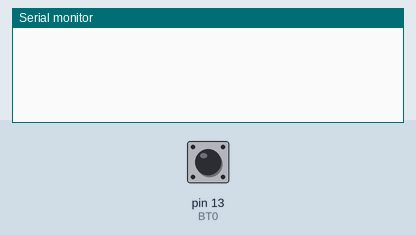
Recording of a sketch running on a simulated Arduino Uno, built with avr-gcc and run on an emulated ATmega328P. Parts: the last lines printed to the serial monitor. The test bench sets the inputs (shaded band); at power-on: pin 13 (BT0) HIGH.

Above: at 1.2 s.
1.3 s: pin 13 (BT0) pulled LOW for 0.15 s
At 2.6 s:
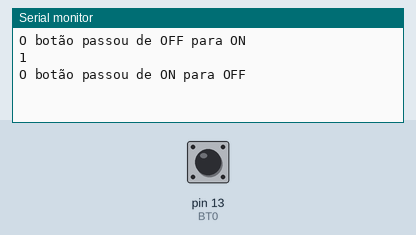
2.9 s: pin 13 (BT0) pulled LOW for 1 s
At 3.8 s:
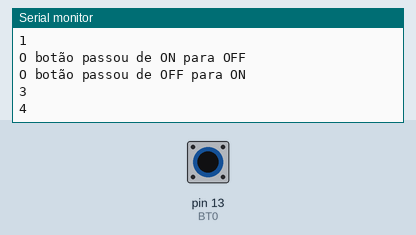
5.4 s: pin 13 (BT0) pulled LOW for 0.15 s
At 7.3 s:
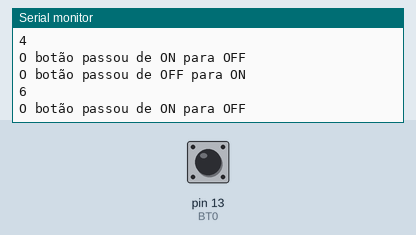
Timing chart, 0 to 8.8 s (numbered marks = the images above; inputs shaded):
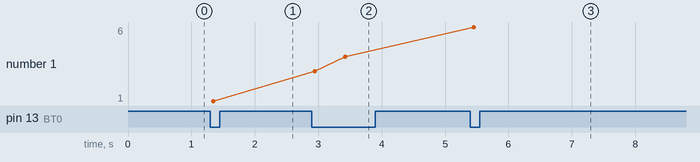

The sketch:

inputOutup_aug20.ino
```cpp
// Mapeamento de pinos de I/O
#define BT0 13

// Variável de contagem
int contador; // Já começa em zero

// Variáveis booleanas
boolean stBT0, flag0;

void setup() {

  Serial.begin(9600); // Habilita comunicação serial com baudrate de 9600 bits/s

  // Configuração do sentido dos pinos de I/o
  pinMode (BT0, INPUT_PULLUP);// Input habilitado com resistor interno

}

void loop() {

  stBT0 = digitalRead(BT0);
  delay(10); // 0.01s

  // Botão OFF -> HIGH (por conta do resistor INTERNO de PULLUP)
  // Botão ON 0 -> LOW

  // Detecção da borda de descida
  // Mudança de OFF para ON
  if(stBT0 == LOW && flag0 == LOW) {
    Serial.println("O botão passou de OFF para ON");
    flag0 = HIGH;
  }

  // Detecção da borda de subida
  // Mundaça de ON para OFF
  if (stBT0 == HIGH && flag0 == HIGH) {
    Serial.println("O botão passou de ON para OFF");
    flag0 = LOW;
    contador++;
  }

  if (stBT0 == LOW) {
    contador++;
    Serial.println(contador);
    delay(500) ;// 0.5s
  }

}
```

Measured:
- after the input at 1.3 s, the serial monitor: prints a new line at once (image 1)
- after the input at 2.9 s, the serial monitor: prints a new line after 0.05 s (image 2)
- after the input at 5.4 s, the serial monitor: prints a new line after 0.05 s (image 3)
- plotted number 1: 1 → 4 after the input at 2.9 s, 4 → 6 after the input at 5.4 s
